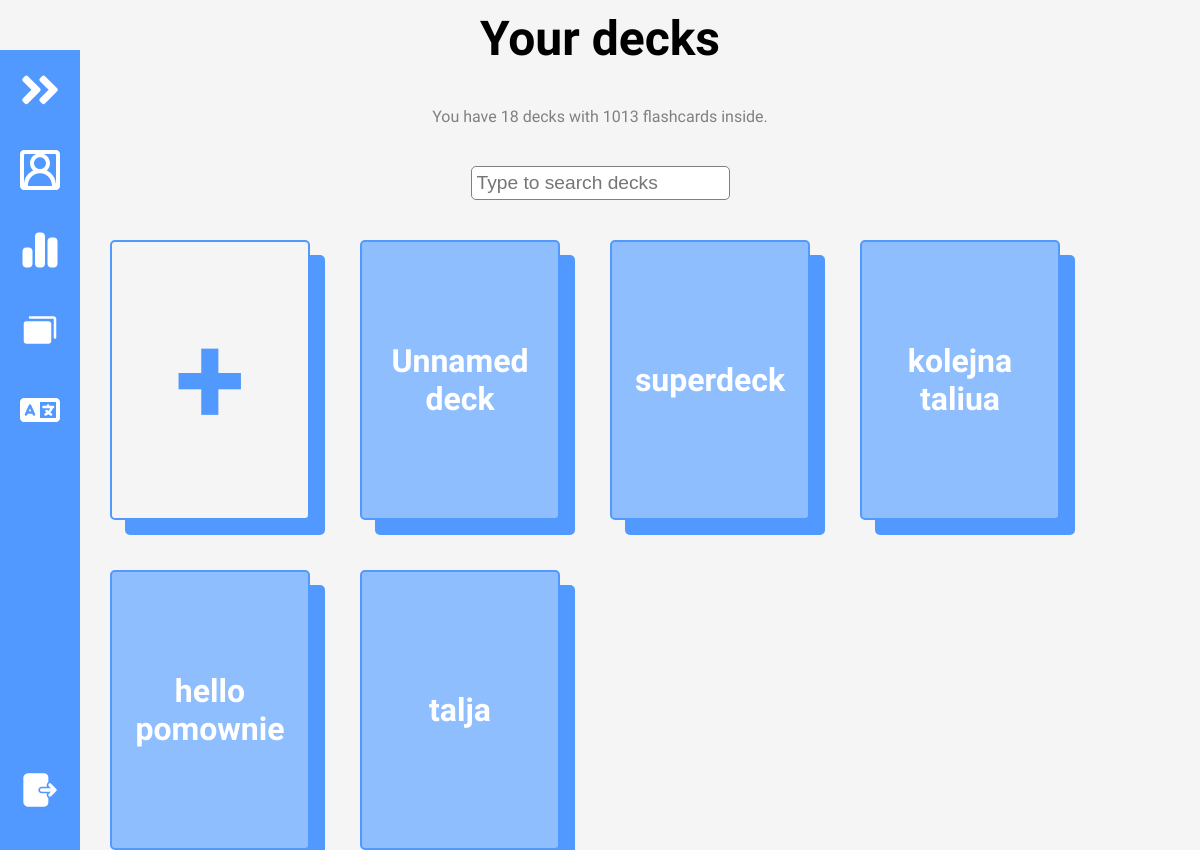
Page /decks/ (signed in) on the committed database.
### mainapp/models.py (models this page shows, shortened)
class Deck(models.Model):
    name = models.CharField(max_length=140)
    user = models.ForeignKey(User,related_name="decks",on_delete=models.CASCADE)
    description = models.CharField(max_length=300, blank=True, null=True)

### mainapp/views.py (the view)
# urls.py: urlpatterns = [path("", views.landing_page, name="landing_page"),path("translator/", views.translator, name="translator"), path("review/", views.review, name="review"), path("users/<str:user_username>
@login_required
def decks(request):
    user = request.user
    if request.method == "POST":
            new_deck_form = NewDeck(request.POST)
            if new_deck_form.is_valid():
                new_deck = new_deck_form.save(commit=False)
                new_deck.created_by = request.user
                new_deck.save()
                new_deck.user.add(request.user)
                new_deck.save()
                new_deck_form= NewDeck()
    else:
        if request.headers.get("x-requested-with") == "XMLHttpRequest":
            print("ajax")
            search_text = request.GET.get("search_text")
            print(f"searched text: {search_text}")
            filtered_decks = Deck.objects.filter(name__icontains=search_text)
            print(f"filtered decks: {filtered_decks}")
            filtered_decks_names = []
            for deck in filtered_decks:
                filtered_decks_names.append(deck.name)
            return JsonResponse({"filtered_decks":filtered_decks_names})
        else:
            new_deck_form= NewDeck()
    return render(request, "mainapp/decks.html", {"user":user, "new_deck_form":new_deck_form,})

### mainapp/forms.py
class NewDeck(forms.ModelForm):
    def __init__(self, *args, **kwargs):
        super().__init__(*args, **kwargs)
        self.fields["description"].widget = forms.Textarea(attrs={'cols':70,'rows':8})
    class Meta:
        model = Deck
        fields = ["name", "description"]

### mainapp/templates/mainapp/decks.html (shortened to what this page needs)
{% extends "mainapp/user_profile.html" %}
{% load static %}
{% load widget_tweaks %}
{% block content %}
<main class="decks-main center">
    <h1>Your decks</h1>
    <p class="subtext">You have 18 decks with 1013 flashcards inside.</p>
    <form id="deck-searchbar">
        <input type="text" id="decks-searchbar" placeholder="Type to search decks">
    </form>
    <div class="decks-container">
        <button id="add-deck-button" class="deck center">+</button>
        {% for deck in user.decks.all %}
        {% if deck.name %}
        <a href="{% url 'mainapp:deck_details'%}?deck_name={{deck.name}}" class="dark-deck center">{{deck.name}}</a>
        {% endif %}
        {% endfor %}
    </div>
</main>
{% endblock content %}

### mainapp/static/styles.css (style rules this page uses)
:root { --MAIN-BLUE: #5299ff; --LIGHT-BLUE: #8fbeff; --MAIN-RED: #ff5252; --MAIN-GREEN: #3ad949; --LIGHTER-BLACK: #575757; --DECK-BLUE: #A3F6FE; --DECK-BLUE-2: #A3CAFE; --DECK-RED: #FEA3A3; --DECK-YELLOW: #FEE5A3; --DECK-YELLOW-2: #FEFBA3; --DECK-GREEN: #1a9f17; --DECK-GREEN-2: #A3FEA3; --DECK-ORANGE: #FEC7A3; --DECK-PURPLE: #BAA3FE; --DECK-PINK: #D7A3FE; --DECK-PINK-2: #FDA3FE; --DECK-AQUA: #A3FEDD; --MAIN-FONT: Gabarito; --PAGE-WIDTH: 1400px; }
* { margin: 0; padding: 0; box-sizing: border-box; }
html { scroll-behavior: smooth; }
body { background-color: whitesmoke; justify-content: space-between; flex-direction: column; min-height: 100vh; display: flex; align-items: center; font-family: var(--MAIN-FONT); }
main { flex-direction: column; }
.center { display: flex; justify-content: center; align-items: center; text-align: center; }
.subtext { color: grey; }
a { text-decoration: none; color: black; transition: all 0.1s ease; }
button { background-color: transparent; border: none; cursor: pointer; font-family: var(--MAIN-FONT); }
h1 { font-family: var(--MAIN-FONT); font-size: 3rem; }
.center { display: flex; justify-content: center; align-items: center; }
main { flex-direction: column; min-width: 100%; }
.decks-main { gap: 20px; margin-top: 10px; }
.decks-main form { min-width: 300px; }
#decks-searchbar, #cards-searchbar { border-radius: 5px; font-size: 1.2em; padding: 5px; border: 1px solid gray; }
.decks-container { display: grid; grid-template-columns: repeat(2, 1fr); gap: 20px; margin-bottom: 30px; }
.decks-container button, .dark-deck, .light-deck { width: 100px; height: 140px; border: 2px solid var(--MAIN-BLUE); border-radius: 5px; font-weight: bold; overflow: auto; padding: 0 10px; box-shadow: 10px 10px var(--MAIN-BLUE); }
.dark-deck { background-color: var(--LIGHT-BLUE); color: white; }
.decks-container button { background-color: whitesmoke; font-size: 75px; color: var(--MAIN-BLUE); }
form { display: flex; flex-direction: column; align-items: center; }
@media screen and (min-width:1000px) { .decks-main { gap: 40px; } }
@media screen and (min-width:1000px) { .decks-container { display: grid; grid-template-columns: repeat(3, 1fr); gap: 20px; margin-bottom: 0px; margin-right: 30px; } }
@media screen and (min-width:1000px) { .decks-container { grid-template-columns: repeat(4, 1fr); gap: 50px; } }
@media screen and (min-width:1000px) { .dark-deck, .decks-container button { width: 200px; height: 280px; box-shadow: 15px 15px var(--MAIN-BLUE); } }
@media screen and (min-width:1000px) { .dark-deck { font-size: 2em; } }
@media screen and (min-width:1000px) { .decks-container button { font-size: 8em; } }

### rows in the picture
Deck: name "Unnamed deck"
Deck: name "superdeck"
Deck: name "kolejna taliua"
Deck: name "hello pomownie"
Deck: name "talja"
